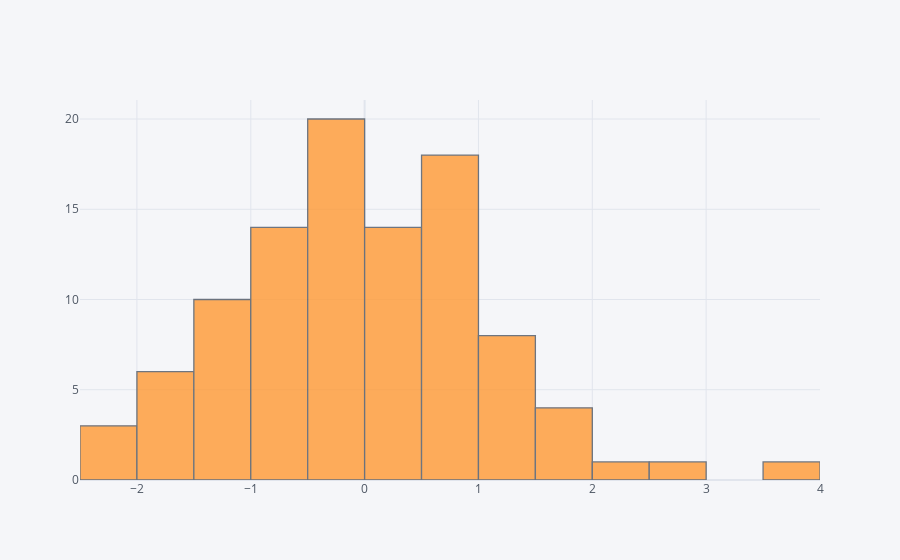

The code cell stored with this chart in its notebook:
### Markdown cell above
## histogram

### Code cell
df['A'].iplot(kind='hist',bins=25)

### Figure 1 — Plotly figure (JSON) as saved in the notebook; plotly's stock layout.template omitted (floating-point values rounded to 4 significant figures)
{"data": [{"histfunc": "count", "histnorm": "", "marker": {"color": "rgba(255, 153, 51, 1.0)", "line": {"color": "#4D5663", "width": 1.3}}, "name": "A", "nbinsx": 25, "opacity": 0.8, "orientation": "v", "type": "histogram", "x": [0.6683, -0.4566, 0.6744, 0.5911, 2.16, -1.47, 1.087, -0.4622, -0.228, 0.3506, 1.593, 1.39, -0.2621, -1.675, -0.2707, 0.317, 1.379, -0.8859, -0.2917, -0.4264, -1.721, 0.4757, -0.1972, 0.9855, -0.7331, 1.264, -0.09838, 0.002052, 0.5906, -0.3567, 0.4693, -0.5155, 0.7201, 0.6983, -0.06318, -0.5309, -1.391, 1.453, -0.8656, -2.357, 1.215, -0.9945, -0.5751, 1.055, 0.2412, -1.231, -1.666, 1.876, 1.543, 0.699, 0.5824, 0.9462, -0.9784, -1.616, 0.1608, 2.564, -0.3427, -0.5453, -0.2904, 0.8953, 0.595, 0.7095, -0.5288, -2.002, -0.1688, -0.02189, 1.706, 0.5289, 0.575, 0.7023, 0.5243, -1.065, 0.1107, -0.4332, 0.841, -2.156, -0.9072, 0.2194, -0.06726, -1.332, -1.438, -1.012, -1.532, -0.8792, 0.2287, -0.06551, 1.467, -1.059, 0.1838, -0.5194, -0.2918, -1.551, -0.7995, 3.805, 0.2054, 0.4874, -0.127, -1.285, 0.3528, -1.298]}], "layout": {"barmode": "overlay", "legend": {"bgcolor": "#F5F6F9", "font": {"color": "#4D5663"}}, "paper_bgcolor": "#F5F6F9", "plot_bgcolor": "#F5F6F9", "title": {"font": {"color": "#4D5663"}}, "xaxis": {"gridcolor": "#E1E5ED", "showgrid": true, "tickfont": {"color": "#4D5663"}, "title": {"font": {"color": "#4D5663"}, "text": ""}, "zerolinecolor": "#E1E5ED"}, "yaxis": {"gridcolor": "#E1E5ED", "showgrid": true, "tickfont": {"color": "#4D5663"}, "title": {"font": {"color": "#4D5663"}, "text": ""}, "zerolinecolor": "#E1E5ED"}}}
